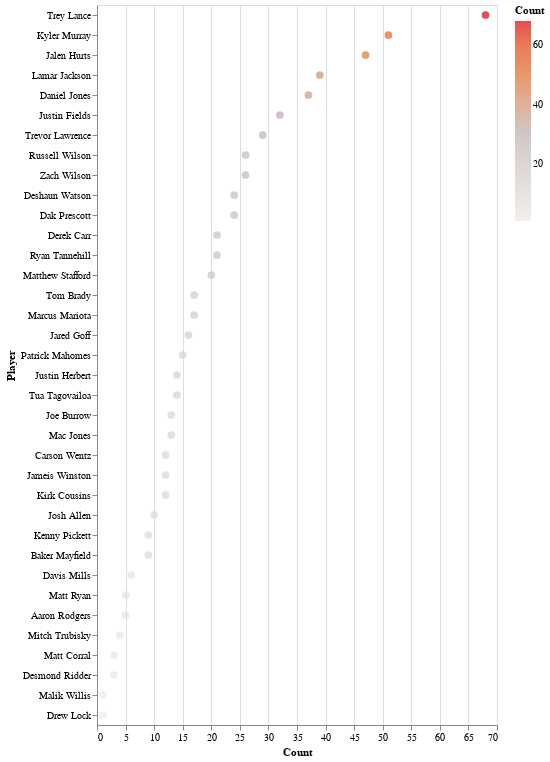

The notebook cell this image was saved under:
### Code cell
#QB Exposure
alt.Chart(QB_exp).mark_circle(size=60).encode(
    x='Count',
     y=alt.Y("Player", sort='-x'),
    color=alt.Color('Count', scale=alt.Scale(scheme='lightgreyred')),
    tooltip=['Player', 'Count', '%', 'Cap', 'Pick', 'Value']
).interactive()

### Figure 1 — Vega-Lite specification as saved in the notebook (floating-point values rounded to 4 significant figures)
{"config": {"view": {"continuousWidth": 400, "continuousHeight": 300}}, "data": {"name": "data-f7299f4dd4ec691b1d78d1cf2558cbd0"}, "mark": {"type": "circle", "size": 60}, "encoding": {"color": {"field": "Count", "scale": {"scheme": "lightgreyred"}, "type": "quantitative"}, "tooltip": [{"field": "Player", "type": "nominal"}, {"field": "Count", "type": "quantitative"}, {"field": "%", "type": "quantitative"}, {"field": "Cap", "type": "quantitative"}, {"field": "Pick", "type": "quantitative"}, {"field": "Value", "type": "quantitative"}], "x": {"field": "Count", "type": "quantitative"}, "y": {"field": "Player", "sort": "-x", "type": "nominal"}}, "selection": {"selector003": {"type": "interval", "bind": "scales", "encodings": ["x", "y"]}}, "$schema": "https://vega.github.io/schema/vega-lite/v4.17.0.json", "datasets": {"data-f7299f4dd4ec691b1d78d1cf2558cbd0": [{"Player": "Trey Lance", "Count": 68, "%": 23.9, "POS": "QB", "3": 7, "4": 2, "5": 29, "25": 30, "Cap": 924, "Pick": 92.62, "Value": -1.376}, {"Player": "Kyler Murray", "Count": 51, "%": 17.9, "POS": "QB", "3": 7, "4": 2, "5": 26, "25": 16, "Cap": 559, "Pick": 61.45, "Value": 1.229}, {"Player": "Jalen Hurts", "Count": 47, "%": 16.5, "POS": "QB", "3": 6, "4": 2, "5": 16, "25": 23, "Cap": 681, "Pick": 67.57, "Value": 1.56}, {"Player": "Lamar Jackson", "Count": 39, "%": 13.7, "POS": "QB", "3": 1, "4": 0, "5": 19, "25": 19, "Cap": 573, "Pick": 48.82, "Value": 3.185}, {"Player": "Daniel Jones", "Count": 37, "%": 13.0, "POS": "QB", "3": 7, "4": 3, "5": 13, "25": 14, "Cap": 448, "Pick": 158.3, "Value": 1.157}, {"Player": "Justin Fields", "Count": 32, "%": 11.2, "POS": "QB", "3": 2, "4": 3, "5": 12, "25": 15, "Cap": 453, "Pick": 127.7, "Value": -0.325}, {"Player": "Trevor Lawrence", "Count": 29, "%": 10.2, "POS": "QB", "3": 0, "4": 2, "5": 14, "25": 13, "Cap": 403, "Pick": 136.9, "Value": 0.9483}, {"Player": "Russell Wilson", "Count": 26, "%": 9.1, "POS": "QB", "3": 2, "4": 1, "5": 11, "25": 12, "Cap": 365, "Pick": 80.92, "Value": 5.235}, {"Player": "Zach Wilson", "Count": 26, "%": 9.1, "POS": "QB", "3": 1, "4": 3, "5": 7, "25": 15, "Cap": 425, "Pick": 164.5, "Value": 0.02308}, {"Player": "Deshaun Watson", "Count": 24, "%": 8.4, "POS": "QB", "3": 1, "4": 10, "5": 2, "25": 11, "Cap": 328, "Pick": 158.3, "Value": 5.292}, {"Player": "Dak Prescott", "Count": 24, "%": 8.4, "POS": "QB", "3": 2, "4": 1, "5": 13, "25": 8, "Cap": 275, "Pick": 83.46, "Value": 0.7625}, {"Player": "Derek Carr", "Count": 21, "%": 7.4, "POS": "QB", "3": 2, "4": 0, "5": 11, "25": 8, "Cap": 261, "Pick": 104.6, "Value": 3.295}, {"Player": "Ryan Tannehill", "Count": 21, "%": 7.4, "POS": "QB", "3": 2, "4": 0, "5": 9, "25": 10, "Cap": 301, "Pick": 176.9, "Value": -1.41}, {"Player": "Matthew Stafford", "Count": 20, "%": 7.0, "POS": "QB", "3": 1, "4": 4, "5": 8, "25": 7, "Cap": 234, "Pick": 93.15, "Value": 5.53}, {"Player": "Tom Brady", "Count": 17, "%": 6.0, "POS": "QB", "3": 2, "4": 0, "5": 9, "25": 6, "Cap": 201, "Pick": 76.41, "Value": 1.765}, {"Player": "Marcus Mariota", "Count": 17, "%": 6.0, "POS": "QB", "3": 2, "4": 2, "5": 6, "25": 7, "Cap": 219, "Pick": 196.5, "Value": -1.424}, {"Player": "Jared Goff", "Count": 16, "%": 5.6, "POS": "QB", "3": 0, "4": 0, "5": 7, "25": 9, "Cap": 260, "Pick": 175.7, "Value": -0.625}, {"Player": "Patrick Mahomes", "Count": 15, "%": 5.3, "POS": "QB", "3": 1, "4": 1, "5": 4, "25": 9, "Cap": 252, "Pick": 40.07, "Value": 4.527}, {"Player": "Justin Herbert", "Count": 14, "%": 4.9, "POS": "QB", "3": 1, "4": 1, "5": 6, "25": 6, "Cap": 187, "Pick": 41.71, "Value": 1.279}, {"Player": "Tua Tagovailoa", "Count": 14, "%": 4.9, "POS": "QB", "3": 0, "4": 1, "5": 5, "25": 8, "Cap": 229, "Pick": 122.2, "Value": -0.1857}, {"Player": "Joe Burrow", "Count": 13, "%": 4.6, "POS": "QB", "3": 0, "4": 0, "5": 6, "25": 7, "Cap": 205, "Pick": 73.31, "Value": 5.392}, {"Player": "Mac Jones", "Count": 13, "%": 4.6, "POS": "QB", "3": 0, "4": 1, "5": 6, "25": 6, "Cap": 184, "Pick": 168.6, "Value": 4.069}, {"Player": "Carson Wentz", "Count": 12, "%": 4.2, "POS": "QB", "3": 0, "4": 2, "5": 3, "25": 7, "Cap": 198, "Pick": 186.2, "Value": 0.5833}, {"Player": "Jameis Winston", "Count": 12, "%": 4.2, "POS": "QB", "3": 1, "4": 1, "5": 4, "25": 6, "Cap": 177, "Pick": 151.1, "Value": -0.4917}, {"Player": "Kirk Cousins", "Count": 12, "%": 4.2, "POS": "QB", "3": 0, "4": 0, "5": 2, "25": 10, "Cap": 260, "Pick": 112.3, "Value": -1.142}, {"Player": "Josh Allen", "Count": 10, "%": 3.5, "POS": "QB", "3": 0, "4": 0, "5": 1, "25": 9, "Cap": 230, "Pick": 26.1, "Value": 3.32}, {"Player": "Kenny Pickett", "Count": 9, "%": 3.2, "POS": "QB", "3": 1, "4": 0, "5": 2, "25": 6, "Cap": 163, "Pick": 214.1, "Value": 1.844}, {"Player": "Baker Mayfield", "Count": 9, "%": 3.2, "POS": "QB", "3": 2, "4": 0, "5": 1, "25": 6, "Cap": 161, "Pick": 191.0, "Value": -1.767}, {"Player": "Davis Mills", "Count": 6, "%": 2.1, "POS": "QB", "3": 0, "4": 1, "5": 5, "25": 0, "Cap": 29, "Pick": 190.3, "Value": 3.05}, {"Player": "Matt Ryan", "Count": 5, "%": 1.8, "POS": "QB", "3": 0, "4": 0, "5": 1, "25": 4, "Cap": 105, "Pick": 157.0, "Value": 5.98}, {"Player": "Aaron Rodgers", "Count": 5, "%": 1.8, "POS": "QB", "3": 0, "4": 0, "5": 4, "25": 1, "Cap": 45, "Pick": 99.6, "Value": 4.9}, {"Player": "Mitch Trubisky", "Count": 4, "%": 1.4, "POS": "QB", "3": 0, "4": 0, "5": 1, "25": 3, "Cap": 80, "Pick": 213.8, "Value": 0.0}, {"Player": "Matt Corral", "Count": 3, "%": 1.1, "POS": "QB", "3": 0, "4": 0, "5": 3, "25": 0, "Cap": 15, "Pick": 222.7, "Value": 0.0}, {"Player": "Desmond Ridder", "Count": 3, "%": 1.1, "POS": "QB", "3": 0, "4": 0, "5": 3, "25": 0, "Cap": 15, "Pick": 209.7, "Value": 0.0}, {"Player": "Malik Willis", "Count": 1, "%": 0.4, "POS": "QB", "3": 0, "4": 0, "5": 0, "25": 1, "Cap": 25, "Pick": 216.0, "Value": 0.1}, {"Player": "Drew Lock", "Count": 1, "%": 0.4, "POS": "QB", "3": 0, "4": 0, "5": 1, "25": 0, "Cap": 5, "Pick": 211.0, "Value": -3.5}]}}
